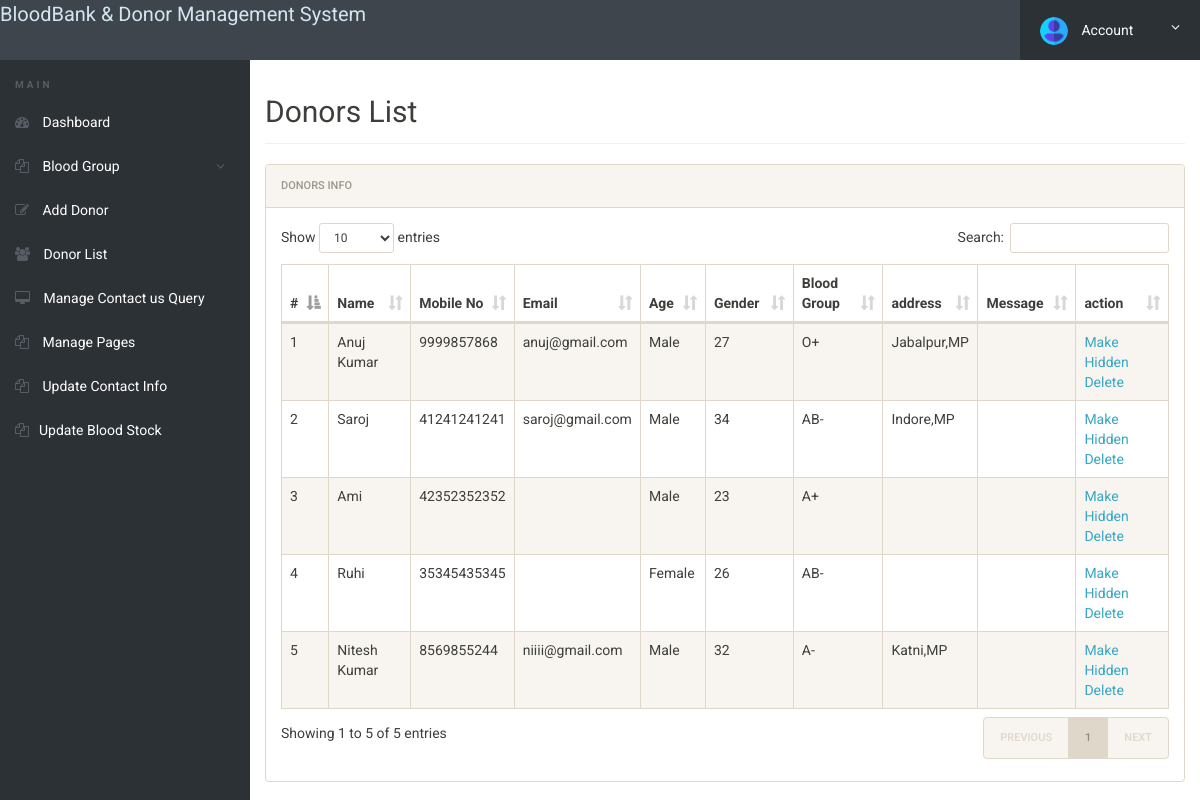
Page /bbdms/admin/donor-list.php (signed in) on the committed database.
### tables this page shows
CREATE TABLE IF NOT EXISTS `tblblooddonars` (
  `id` int(11) NOT NULL,
  `FullName` varchar(100) DEFAULT NULL,
  `MobileNumber` char(11) DEFAULT NULL,
  `EmailId` varchar(100) DEFAULT NULL,
  `Gender` varchar(20) DEFAULT NULL,
  `Age` int(11) DEFAULT NULL,
  `BloodGroup` varchar(20) DEFAULT NULL,
  `Address` varchar(255) DEFAULT NULL,
   `PostingDate` timestamp NOT NULL DEFAULT CURRENT_TIMESTAMP,
  `status` int(1) DEFAULT NULL
);

### bbdms/admin/donor-list.php (the view, shortened to what this page needs)
<?php
include('includes/config.php');
if(strlen($_SESSION['alogin'])==0)
	{
header('location:index.php');
}
else{
 ?>
<!doctype html>
<html lang="en" class="no-js">
<head>
	<link rel="stylesheet" href="css/font-awesome.min.css">
	<link rel="stylesheet" href="css/bootstrap.min.css">
	<link rel="stylesheet" href="css/dataTables.bootstrap.min.css">
	<link rel="stylesheet" href="css/bootstrap-social.css">
	<link rel="stylesheet" href="css/bootstrap-select.css">
	<link rel="stylesheet" href="css/fileinput.min.css">
	<link rel="stylesheet" href="css/awesome-bootstrap-checkbox.css">
	<link rel="stylesheet" href="css/style.css">
</head>
<body>
	<?php include('includes/header.php');?>
	<div class="ts-main-content">
		<?php include('includes/leftbar.php');?>
		<div class="content-wrapper">
			<div class="container-fluid">
				<div class="row">
					<div class="col-md-12">
						<h2 class="page-title">Donors List</h2>
						<div class="panel panel-default">
							<div class="panel-heading">Donors Info</div>
							<div class="panel-body">
			<table id="zctb" class="display table table-striped table-bordered table-hover" cellspacing="0" width="100%">
									<thead>
										<tr>
										<th>#</th>
											<th>Name</th>
											<th>Mobile No</th>
											<th>Email</th>
											<th>Age</th>
											<th>Gender</th>
											<th>Blood Group</th>
											<th>address</th>
											<th>Message </th>
											<th>action </th>
										</tr>
									</thead>
									<tbody>
<?php $sql = "SELECT * from  tblblooddonars ";
$query = $dbh -> prepare($sql);
$query->execute();
$results=$query->fetchAll(PDO::FETCH_OBJ);
$cnt=1;
if($query->rowCount() > 0)
{
foreach($results as $result)
{				?>
										<tr>
											<td><?php echo htmlentities($cnt);?></td>
											<td><?php echo htmlentities($result->FullName);?></td>
											<td><?php echo htmlentities($result->MobileNumber);?></td>
											<td><?php echo htmlentities($result->EmailId);?></td>
											<td><?php echo htmlentities($result->Gender);?></td>
											<td><?php echo htmlentities($result->Age);?></td>
											<td><?php echo htmlentities($result->BloodGroup);?></td>
											<td><?php echo htmlentities($result->Address);?></td>
											<td><?php echo htmlentities($result->Message);?></td>
										<td>
<?php if($result->status==1)
{?>
<a href="donor-list.php?hidden=<?php echo htmlentities($result->id);?>" onclick="return confirm('Do you really want to hide this detail')"> Make Hidden</a>
<?php } else {?>
<a href="donor-list.php?public=<?php echo htmlentities($result->id);?>" onclick="return confirm('Do you really want to Public this detail')"> Make Public</a>
<?php } ?>
<a href="donor-list.php?del=<?php echo htmlentities($result->id);?>" onclick="return confirm('Do you really want to delete this record')"> Delete</a>
</td>
										</tr>
										<?php $cnt=$cnt+1; }} ?>
									</tbody>
								</table>
							</div>
						</div>
					</div>
				</div>
			</div>
		</div>
	</div>
</body>
</html>
<?php } ?>

### bbdms/admin/css/style.css (style rules this page uses)
html { font-size: 14px; }
@media only screen and (min-width: 480px) { html { font-size: 17px; } }
@media only screen and (min-width: 768px) { html { font-size: 14px; } }
body { font-size: 1em; }
a { color: #37a6c4; }
.panel { overflow: hidden; }
.page-title { padding-bottom: 15px; margin-bottom: 20px; border-bottom: 1px solid #f0f0f0; }
.ts-main-content .content-wrapper { padding-top: 15px; margin-top: 60px; }
@media only screen and (min-width: 992px) { .ts-main-content .content-wrapper { margin-left: 250px; } }

### rows in the picture
tblblooddonars: FullName "Anuj Kumar", MobileNumber "9999857868", EmailId "anuj@gmail.com", Gender "Male", Age "27", BloodGroup "O+", Address "Jabalpur,MP"
tblblooddonars: FullName "Saroj", MobileNumber "41241241241", EmailId "saroj@gmail.com", Gender "Male", Age "34", BloodGroup "AB-", Address "Indore,MP"
tblblooddonars: FullName "Ami", MobileNumber "42352352352", Gender "Male", Age "23", BloodGroup "A+"
tblblooddonars: FullName "Ruhi", MobileNumber "35345435345", Gender "Female", Age "26", BloodGroup "AB-"
tblblooddonars: FullName "Nitesh Kumar", MobileNumber "8569855244", EmailId "niiii@gmail.com", Gender "Male", Age "32", BloodGroup "A-", Address "Katni,MP"
